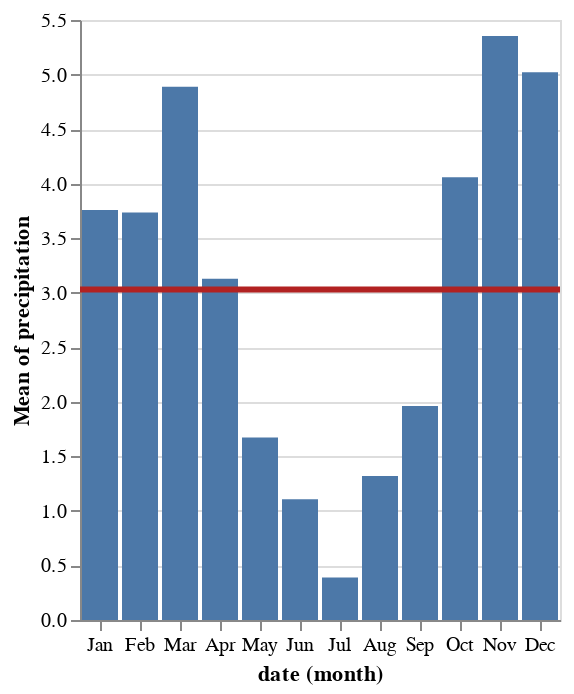

Here is the notebook cell this chart was saved with:
### Code cell
bars = alt.Chart().mark_bar().encode(
    x='month(date):O',
    y='mean(precipitation):Q',
    opacity=alt.condition(brush, alt.OpacityValue(1), alt.OpacityValue(0.7)),
).add_params(
    brush
)

line = alt.Chart().mark_rule(color='firebrick').encode(
    y='mean(precipitation):Q',
    size=alt.SizeValue(3)
).transform_filter(
    brush
)

alt.layer(bars, line, data=source)

### Figure 1 — Vega-Lite specification as saved in the notebook (floating-point values rounded to 4 significant figures; data arrays with more than 128 entries replaced by an {"elided": "..."} marker saying what was removed)
{"$schema": "https://vega.github.io/schema/vega-lite/v5.6.1.json", "config": {"view": {"continuousHeight": 300, "continuousWidth": 300}}, "data": {"name": "data-830c39fec90146253fb06a06c26374ef"}, "datasets": {"data-830c39fec90146253fb06a06c26374ef": {"elided": "1461 records"}}, "layer": [{"encoding": {"opacity": {"condition": {"param": "param_4", "value": 1}, "value": 0.7}, "x": {"field": "date", "timeUnit": "month", "type": "ordinal"}, "y": {"aggregate": "mean", "field": "precipitation", "type": "quantitative"}}, "mark": {"type": "bar"}, "name": "view_3"}, {"encoding": {"size": {"value": 3}, "y": {"aggregate": "mean", "field": "precipitation", "type": "quantitative"}}, "mark": {"color": "firebrick", "type": "rule"}, "transform": [{"filter": {"param": "param_4"}}]}], "params": [{"name": "param_4", "select": {"encodings": ["x"], "type": "interval"}, "views": ["view_3"]}]}
